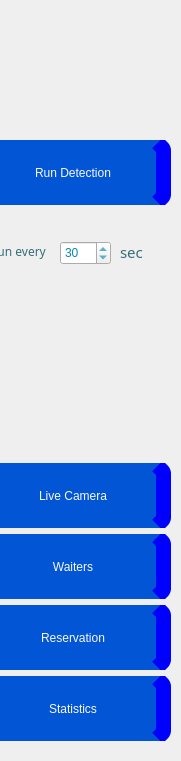
      <widget class="QFrame" name="frame_30">
       <property name="geometry">
        <rect>
         <x>20</x>
         <y>60</y>
         <width>181</width>
         <height>761</height>
        </rect>
       </property>
       <property name="styleSheet">
        <string notr="true">color: rgb(255, 195, 99);

font: 500 11pt &quot;Quicksand Medium&quot;;</string>
       </property>
       <property name="frameShape">
        <enum>QFrame::Shape::NoFrame</enum>
       </property>
       <property name="frameShadow">
        <enum>QFrame::Shadow::Raised</enum>
       </property>
       <widget class="QWidget" name="widget" native="true">
        <property name="geometry">
         <rect>
          <x>-10</x>
          <y>140</y>
          <width>181</width>
          <height>601</height>
         </rect>
        </property>
        <property name="styleSheet">
         <string notr="true">QPushButton {
	background-color: rgb(2, 86, 213);
    color: rgb(249, 249, 249);
    border-radius:10px;
	height: 65px;

    border-right: 15px solid blue /* Προσθήκη κίτρινης γραμμής περιγράμματος στη δεξιά πλευρά */
}

QPushButton:hover {
   
	background-color: rgb(99, 99, 99);
}
</string>
        </property>
        <layout class="QVBoxLayout" name="verticalLayout">
         <item>
          <widget class="QPushButton" name="run_model_button">
           <property name="toolTip">
            <string comment="Run the application model to detect " extracomment="Run the application model to detect "/>
           </property>
           <property name="toolTipDuration">
            <number>15</number>
           </property>
           <property name="statusTip">
            <string extracomment="Run the application model to detect "/>
           </property>
           <property name="whatsThis">
            <string extracomment="Run the application model to detect "/>
           </property>
           <property name="styleSheet">
            <string notr="true"/>
           </property>
           <property name="text">
            <string>Run Detection</string>
           </property>
           <property name="icon">
            <iconset>
             <normaloff>../../.designer/.designer/.designer/backup/icons/run.png</normaloff>../../.designer/.designer/.designer/backup/icons/run.png</iconset>
           </property>
           <property name="iconSize">
            <size>
             <width>33</width>
             <height>47</height>
            </size>
           </property>
           <property name="checked">
            <bool>false</bool>
           </property>
          </widget>
         </item>
         <item>
          <widget class="QFrame" name="frame_27">
           <property name="styleSheet">
            <string notr="true">font: 500 11pt &quot;Quicksand Medium&quot;;</string>
           </property>
           <widget class="QLabel" name="timer_label">
            <property name="geometry">
             <rect>
              <x>0</x>
              <y>30</y>
              <width>61</width>
              <height>21</height>
             </rect>
            </property>
            <property name="font">
             <font>
              <family>Quicksand Medium</family>
              <pointsize>9</pointsize>
              <italic>false</italic>
              <fontweight>Medium</fontweight>
             </font>
            </property>
            <property name="autoFillBackground">
             <bool>false</bool>
            </property>
            <property name="styleSheet">
             <string notr="true">color: rgb(54, 109, 121);
font: 500 9pt &quot;Quicksand Medium&quot;;
</string>
            </property>
            <property name="text">
             <string>Run every</string>
            </property>
            <property name="scaledContents">
             <bool>true</bool>
            </property>
            <property name="wordWrap">
             <bool>false</bool>
            </property>
           </widget>
           <widget class="QSpinBox" name="timer_spinBox">
            <property name="geometry">
             <rect>
              <x>70</x>
              <y>30</y>
              <width>51</width>
              <height>24</height>
             </rect>
            </property>
            <property name="styleSheet">
             <string notr="true">color: rgb(5, 135, 175);
font: 500 11pt &quot;Roboto Medium&quot;;</string>
            </property>
            <property name="suffix">
             <string extracomment="Run every"/>
            </property>
            <property name="minimum">
             <number>0</number>
            </property>
            <property name="maximum">
             <number>300</number>
            </property>
            <property name="singleStep">
             <number>10</number>
            </property>
            <property name="stepType">
             <enum>QAbstractSpinBox::StepType::AdaptiveDecimalStepType</enum>
            </property>
            <property name="value">
             <number>30</number>
            </property>
           </widget>
           <widget class="QLabel" name="timer_label_2">
            <property name="geometry">
             <rect>
              <x>130</x>
              <y>30</y>
              <width>31</width>
              <height>21</height>
             </rect>
            </property>
            <property name="font">
             <font>
              <family>Quicksand Medium</family>
              <pointsize>11</pointsize>
              <italic>false</italic>
              <fontweight>Medium</fontweight>
             </font>
            </property>
            <property name="autoFillBackground">
             <bool>false</bool>
            </property>
            <property name="styleSheet">
             <string notr="true">color: rgb(54, 109, 121);
font: 500 11pt &quot;Quicksand Medium&quot;;</string>
            </property>
            <property name="text">
             <string>sec</string>
            </property>
            <property name="scaledContents">
             <bool>true</bool>
            </property>
            <property name="wordWrap">
             <bool>false</bool>
            </property>
           </widget>
          </widget>
         </item>
         <item>
          <widget class="QPushButton" name="pushButton_camera_live">
           <property name="enabled">
            <bool>true</bool>
           </property>
           <property name="mouseTracking">
            <bool>true</bool>
           </property>
           <property name="tabletTracking">
            <bool>true</bool>
           </property>
           <property name="accessibleName">
            <string/>
           </property>
           <property name="styleSheet">
            <string notr="true"/>
           </property>
           <property name="text">
            <string>Live Camera</string>
           </property>
           <property name="icon">
            <iconset>
             <normaloff>../../.designer/.designer/.designer/backup/icons/icons8-video-camera-30.png</normaloff>../../.designer/.designer/.designer/backup/icons/icons8-video-camera-30.png</iconset>
           </property>
           <property name="iconSize">
            <size>
             <width>46</width>
             <height>40</height>
            </size>
           </property>
           <property name="autoDefault">
            <bool>true</bool>
           </property>
           <property name="default">
            <bool>true</bool>
           </property>
          </widget>
         </item>
         <item>
          <widget class="QPushButton" name="pushButton_waiters">
           <property name="enabled">
            <bool>true</bool>
           </property>
           <property name="mouseTracking">
            <bool>true</bool>
           </property>
           <property name="tabletTracking">
            <bool>true</bool>
           </property>
           <property name="accessibleName">
            <string/>
           </property>
           <property name="styleSheet">
            <string notr="true"/>
           </property>
           <property name="text">
            <string>Waiters</string>
           </property>
           <property name="icon">
            <iconset>
             <normaloff>../../.designer/.designer/.designer/backup/icons/dinner-svgrepo-com.png</normaloff>../../.designer/.designer/.designer/backup/icons/dinner-svgrepo-com.png</iconset>
           </property>
           <property name="iconSize">
            <size>
             <width>33</width>
             <height>33</height>
            </size>
           </property>
           <property name="autoDefault">
            <bool>true</bool>
           </property>
           <property name="default">
            <bool>true</bool>
           </property>
           <property name="flat">
            <bool>false</bool>
           </property>
          </widget>
         </item>
         <item>
          <widget class="QPushButton" name="pushButton_to_reservations">
           <property name="enabled">
            <bool>true</bool>
           </property>
           <property name="mouseTracking">
            <bool>true</bool>
           </property>
           <property name="tabletTracking">
            <bool>true</bool>
           </property>
           <property name="accessibleName">
            <string/>
           </property>
           <property name="styleSheet">
            <string notr="true"/>
           </property>
           <property name="text">
            <string>Reservation</string>
           </property>
           <property name="icon">
            <iconset>
             <normaloff>../../.designer/.designer/.designer/backup/icons/clock-svgrepo-com.png</normaloff>../../.designer/.designer/.designer/backup/icons/clock-svgrepo-com.png</iconset>
           </property>
           <property name="iconSize">
            <size>
             <width>33</width>
             <height>33</height>
            </size>
           </property>
           <property name="autoDefault">
            <bool>true</bool>
           </property>
           <property name="default">
            <bool>true</bool>
           </property>
          </widget>
         </item>
         <item>
          <widget class="QPushButton" name="pushButton_to_statistics">
           <property name="enabled">
            <bool>true</bool>
           </property>
           <property name="mouseTracking">
            <bool>true</bool>
           </property>
           <property name="tabletTracking">
            <bool>true</bool>
           </property>
           <property name="accessibleName">
            <string/>
           </property>
           <property name="styleSheet">
            <string notr="true"/>
           </property>
           <property name="text">
            <string>Statistics</string>
           </property>
           <property name="icon">
            <iconset>
             <normaloff>../../.designer/.designer/.designer/backup/icons/clock-svgrepo-com.png</normaloff>../../.designer/.designer/.designer/backup/icons/clock-svgrepo-com.png</iconset>
           </property>
           <property name="iconSize">
            <size>
             <width>33</width>
             <height>33</height>
            </size>
           </property>
           <property name="autoDefault">
            <bool>true</bool>
           </property>
           <property name="default">
            <bool>true</bool>
           </property>
          </widget>
         </item>
        </layout>
       </widget>
      </widget>
